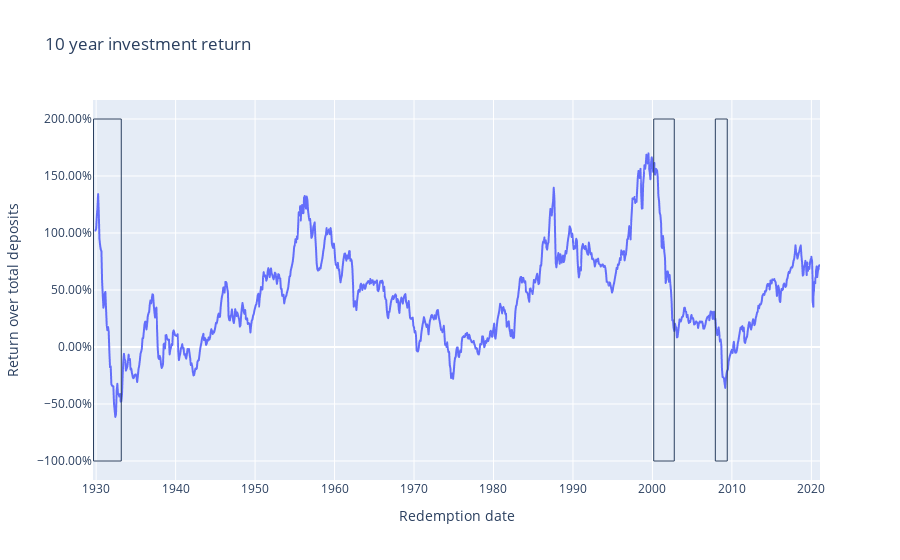
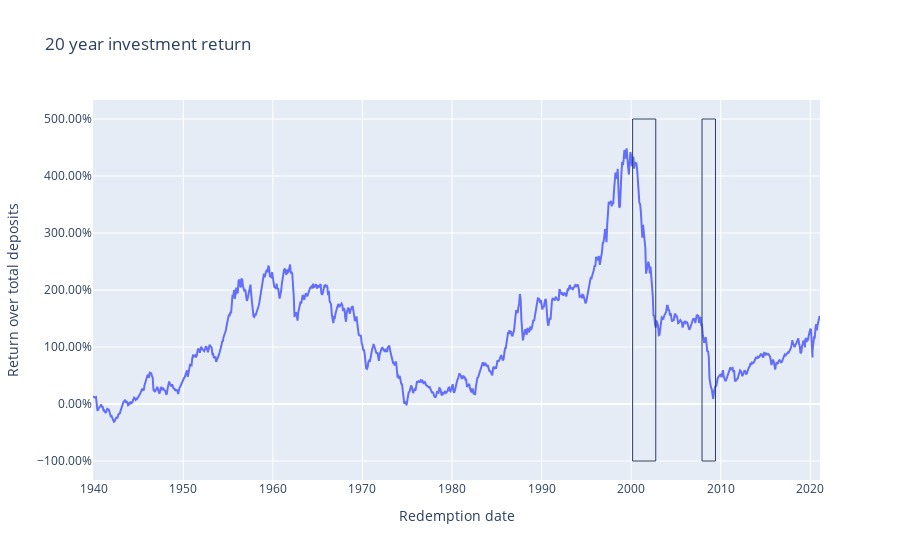
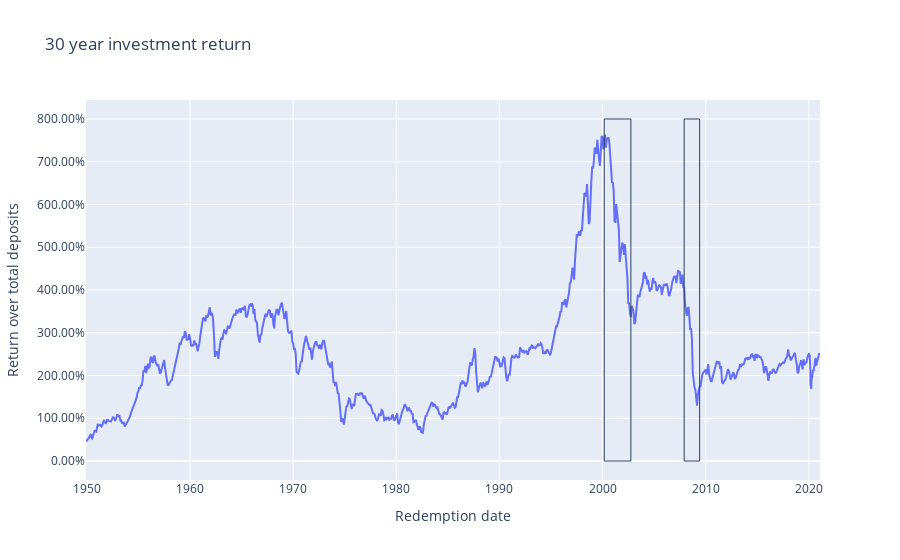

The notebook cell saved with these charts, in order:
### Code cell
deposit_per_month = 500
def simulate_cost_average_starting(inv_years, month_start):
    inv_hist = sp500[month_start: month_start+inv_years*12].copy()
    inv_hist['Units'] = deposit_per_month / inv_hist["Value"]
    inv_end_date = inv_hist['Date'].iat[-1]
    final_unit_value = inv_hist['Units'].sum() * inv_hist["Value"].iat[-1]
    inv_return = final_unit_value / ( deposit_per_month * inv_years*12 ) - 1
    return inv_return, inv_end_date

def simulate_cost_average(inv_years):
    inv_sim = sp500.index[:-inv_years*12].map(lambda month: simulate_cost_average_starting(inv_years, month)).tolist()
    inv_sim = pd.DataFrame(inv_sim, columns=['Return over total deposits','Redemption date'])
    return inv_sim

def plot_cost_average(inv_years):
    inv_sim = simulate_cost_average(inv_years)
    figure = px.line(
        inv_sim, 
        x="Redemption date", 
        y="Return over total deposits", 
        title=str(inv_years) + ' year investment return'
    )
    figure.update_layout(yaxis=dict(tickformat=".2%"))
    min_x=min(inv_sim['Redemption date'])
    min_y=math.ceil(min(inv_sim['Return over total deposits']))  - 1
    max_y=math.floor(max(inv_sim['Return over total deposits'])) + 1
    add_events(figure=figure, min_x=min_x, min_y=min_y, max_y=max_y)
    figure.show()
    
inv_horizons_years = [10, 20, 30]
for inv_years in inv_horizons_years:
    plot_cost_average(inv_years)

### Figure 1 — Plotly figure (JSON) as saved in the notebook; plotly's stock layout.template omitted (floating-point values rounded to 4 significant figures; data arrays with more than 128 entries replaced by an {"elided": "..."} marker saying what was removed)
{"data": [{"hovertemplate": "Redemption date=%{x}<br>Return over total deposits=%{y}<extra></extra>", "legendgroup": "", "line": {"color": "#636efa", "dash": "solid"}, "mode": "lines", "name": "", "showlegend": false, "type": "scattergl", "x": {"elided": "1107 str values"}, "xaxis": "x", "y": {"elided": "1107 float values"}, "yaxis": "y"}, {"fill": "toself", "mode": "lines", "name": "", "opacity": 0, "text": "Great depression", "type": "scatter", "x": ["1929-09-01", "1929-09-01", "1933-03-01", "1933-03-01", "1929-09-01"], "y": [-1, 2, 2, -1, -1]}, {"fill": "toself", "mode": "lines", "name": "", "opacity": 0, "text": "Dotcom bubble", "type": "scatter", "x": ["2000-03-01", "2000-03-01", "2002-10-01", "2002-10-01", "2000-03-01"], "y": [-1, 2, 2, -1, -1]}, {"fill": "toself", "mode": "lines", "name": "", "opacity": 0, "text": "Global financial crisis", "type": "scatter", "x": ["2007-12-01", "2007-12-01", "2009-06-01", "2009-06-01", "2007-12-01"], "y": [-1, 2, 2, -1, -1]}], "layout": {"legend": {"tracegroupgap": 0}, "shapes": [{"line": {"width": 1}, "type": "rect", "x0": "1929-09-01", "x1": "1933-03-01", "y0": -1, "y1": 2}, {"line": {"width": 1}, "type": "rect", "x0": "2000-03-01", "x1": "2002-10-01", "y0": -1, "y1": 2}, {"line": {"width": 1}, "type": "rect", "x0": "2007-12-01", "x1": "2009-06-01", "y0": -1, "y1": 2}], "title": {"text": "10 year investment return"}, "xaxis": {"anchor": "y", "domain": [0, 1], "title": {"text": "Redemption date"}}, "yaxis": {"anchor": "x", "domain": [0, 1], "tickformat": ".2%", "title": {"text": "Return over total deposits"}}}}

### Figure 2 — Plotly figure (JSON) as saved in the notebook; plotly's stock layout.template omitted (floating-point values rounded to 4 significant figures; data arrays with more than 128 entries replaced by an {"elided": "..."} marker saying what was removed)
{"data": [{"hovertemplate": "Redemption date=%{x}<br>Return over total deposits=%{y}<extra></extra>", "legendgroup": "", "line": {"color": "#636efa", "dash": "solid"}, "mode": "lines", "name": "", "orientation": "v", "showlegend": false, "type": "scatter", "x": {"elided": "987 str values"}, "xaxis": "x", "y": {"elided": "987 float values"}, "yaxis": "y"}, {"fill": "toself", "mode": "lines", "name": "", "opacity": 0, "text": "Dotcom bubble", "type": "scatter", "x": ["2000-03-01", "2000-03-01", "2002-10-01", "2002-10-01", "2000-03-01"], "y": [-1, 5, 5, -1, -1]}, {"fill": "toself", "mode": "lines", "name": "", "opacity": 0, "text": "Global financial crisis", "type": "scatter", "x": ["2007-12-01", "2007-12-01", "2009-06-01", "2009-06-01", "2007-12-01"], "y": [-1, 5, 5, -1, -1]}], "layout": {"legend": {"tracegroupgap": 0}, "shapes": [{"line": {"width": 1}, "type": "rect", "x0": "2000-03-01", "x1": "2002-10-01", "y0": -1, "y1": 5}, {"line": {"width": 1}, "type": "rect", "x0": "2007-12-01", "x1": "2009-06-01", "y0": -1, "y1": 5}], "title": {"text": "20 year investment return"}, "xaxis": {"anchor": "y", "domain": [0, 1], "title": {"text": "Redemption date"}}, "yaxis": {"anchor": "x", "domain": [0, 1], "tickformat": ".2%", "title": {"text": "Return over total deposits"}}}}

### Figure 3 — Plotly figure (JSON) as saved in the notebook; plotly's stock layout.template omitted (floating-point values rounded to 4 significant figures; data arrays with more than 128 entries replaced by an {"elided": "..."} marker saying what was removed)
{"data": [{"hovertemplate": "Redemption date=%{x}<br>Return over total deposits=%{y}<extra></extra>", "legendgroup": "", "line": {"color": "#636efa", "dash": "solid"}, "mode": "lines", "name": "", "orientation": "v", "showlegend": false, "type": "scatter", "x": {"elided": "867 str values"}, "xaxis": "x", "y": {"elided": "867 float values"}, "yaxis": "y"}, {"fill": "toself", "mode": "lines", "name": "", "opacity": 0, "text": "Dotcom bubble", "type": "scatter", "x": ["2000-03-01", "2000-03-01", "2002-10-01", "2002-10-01", "2000-03-01"], "y": [0, 8, 8, 0, 0]}, {"fill": "toself", "mode": "lines", "name": "", "opacity": 0, "text": "Global financial crisis", "type": "scatter", "x": ["2007-12-01", "2007-12-01", "2009-06-01", "2009-06-01", "2007-12-01"], "y": [0, 8, 8, 0, 0]}], "layout": {"legend": {"tracegroupgap": 0}, "shapes": [{"line": {"width": 1}, "type": "rect", "x0": "2000-03-01", "x1": "2002-10-01", "y0": 0, "y1": 8}, {"line": {"width": 1}, "type": "rect", "x0": "2007-12-01", "x1": "2009-06-01", "y0": 0, "y1": 8}], "title": {"text": "30 year investment return"}, "xaxis": {"anchor": "y", "domain": [0, 1], "title": {"text": "Redemption date"}}, "yaxis": {"anchor": "x", "domain": [0, 1], "tickformat": ".2%", "title": {"text": "Return over total deposits"}}}}
